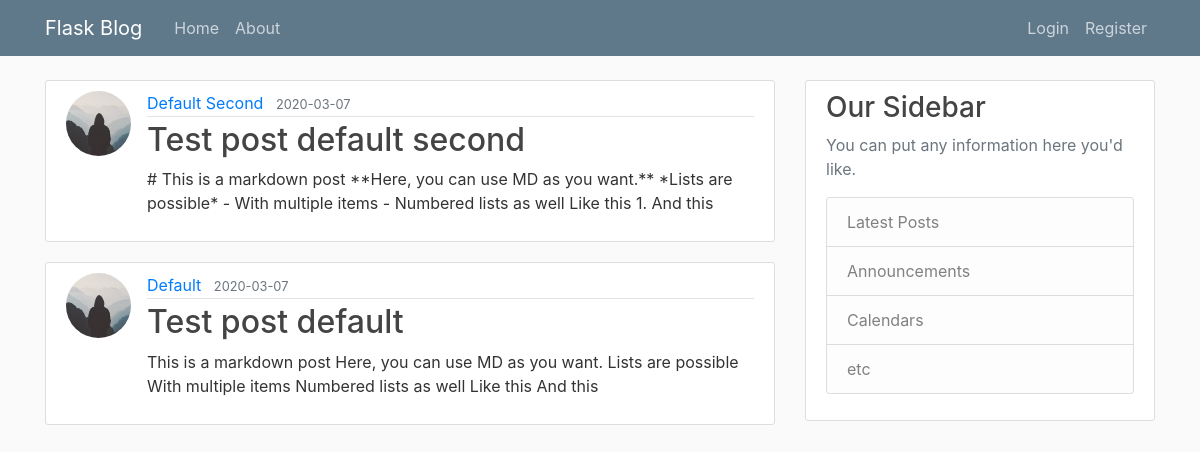
The page /home on the database its author committed.
### flaskblog/models.py (models this page shows, shortened)
@dataclass # using dataclass you don't need to have the serialize function
class Post(db.Model):
    id: int
    title: str
    content: str
    content_type: str
    user: User
    id = db.Column(db.Integer, primary_key=True)
    title = db.Column(db.String(100), nullable=False)
    date_posted = db.Column(db.DateTime, nullable=False, default=datetime.utcnow)
    content = db.Column(db.Text, nullable=False)
    content_type = db.Column(db.String(20), nullable=False)
    user_id = db.Column(db.Integer, db.ForeignKey('user.id'), nullable=False)
    user = db.relationship(User)
    comments = db.relationship('Comment', backref='comm', lazy=True, order_by='desc(Comment.date_posted)',
                               cascade="all, delete, delete-orphan") # removes comments related to a post when a post is deleted

@dataclass
class User(db.Model, UserMixin):
    id: int
    username: str
    id = db.Column(db.Integer, primary_key=True)
    username = db.Column(db.String(20), unique=True, nullable=False)
    email = db.Column(db.String(120), unique=True, nullable=False)
    image_file = db.Column(db.String(20), nullable=False, default='default.jpg')
    password = db.Column(db.String(60), nullable=False)
    posts = db.relationship('Post', backref='author', lazy=True)

### flaskblog/routes.py (the view)
@app.route("/")
@app.route("/home")
def home():
    posts = Post.query.order_by(Post.date_posted.desc()).all()
    return render_template('home.html', posts=posts)

### flaskblog/__init__.py (called while the page is built, shortened)
def _fk_pragma_on_connect(dbapi_con, con_record):
    dbapi_con.execute('pragma foreign_keys=ON')

@app.before_request
def before():
    if not request.remote_addr.startswith('127.0.0') and not request.remote_addr.startswith('129.16.'):
        print('DENIED:', request.remote_addr, request.headers)
        abort(403)  # forbidden

@app.after_request
def add_header(r):
    r.headers["Cache-Control"] = "no-cache, no-store, must-revalidate"
    r.headers["Pragma"] = "no-cache"
    r.headers["Expires"] = "0"
    r.headers['Cache-Control'] = 'public, max-age=0'
    return r

### flaskblog/templates/home.html
{% extends "layout.html" %}
{% block content %}
    {% for post in posts %}
        <article class="media content-section">
          <img class="rounded-circle article-img" src="{{ url_for('static', filename='profile_pics/' + post.author.image_file) }}">
          <div class="media-body">
            <div class="article-metadata">
              <a class="mr-2" href="#">{{ post.author.username }}</a>
              <small class="text-muted">{{ post.date_posted.strftime('%Y-%m-%d') }}</small>
            </div>
            <h2><a class="article-title" href="{{ url_for('post', post_id=post.id) }}">{{ post.title }}</a></h2>
            {% if post.content_type == 'plain' %}
            <p class="article-content">{{ post.content | safe | striptags | truncate(400) }}</p>
            {% elif post.content_type == 'html' %}
            <p class="article-content">{{ post.content | safe | striptags | truncate(400) }}</p>
            {% elif post.content_type == 'markdown' %}
            <p class="article-content">{{ post.content | markdown | striptags | truncate(400) }}</p>
            {% endif  %}
          </div>
        </article>
    {% endfor %}
{% endblock content %}

### flaskblog/static/main.css (style rules this page uses)
body { background: #fafafa; color: #333333; margin-top: 5rem; }
h1, h2, h3, h4, h5, h6 { color: #444444; }
.content-section { background: #ffffff; padding: 10px 20px; border: 1px solid #dddddd; border-radius: 3px; margin-bottom: 20px; }
.article-title { color: #444444; }
.article-content { white-space: pre-line; }
.article-img { height: 65px; width: 65px; margin-right: 16px; }
.article-metadata { padding-bottom: 1px; margin-bottom: 4px; border-bottom: 1px solid #e3e3e3 }

### rows shown on the page
Post: image_file (placeholder picture), author.username "Default Second", date_posted "2020-03-07", title "Test post default second", content "# This is a markdown post **Here, you can use MD as you want.** *Lists are possible* - With multiple items - Numbered lists as well Like this 1. And this"
Post: image_file (placeholder picture), author.username "Default", date_posted "2020-03-07", title "Test post default", content "This is a markdown post Here, you can use MD as you want. Lists are possible With multiple items Numbered lists as well Like this And this"
